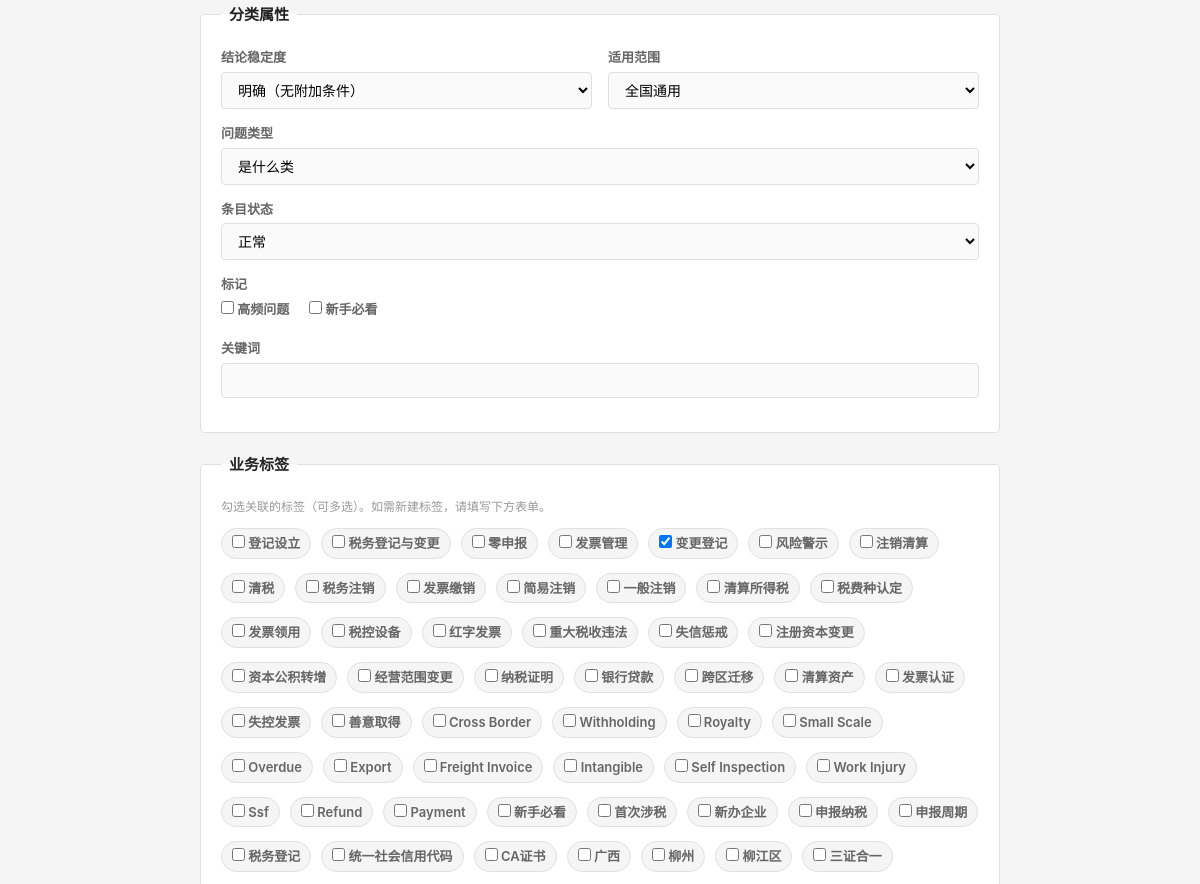
Before: /question/CHG-REG-001/edit (signed in, middle part) with the older database file.
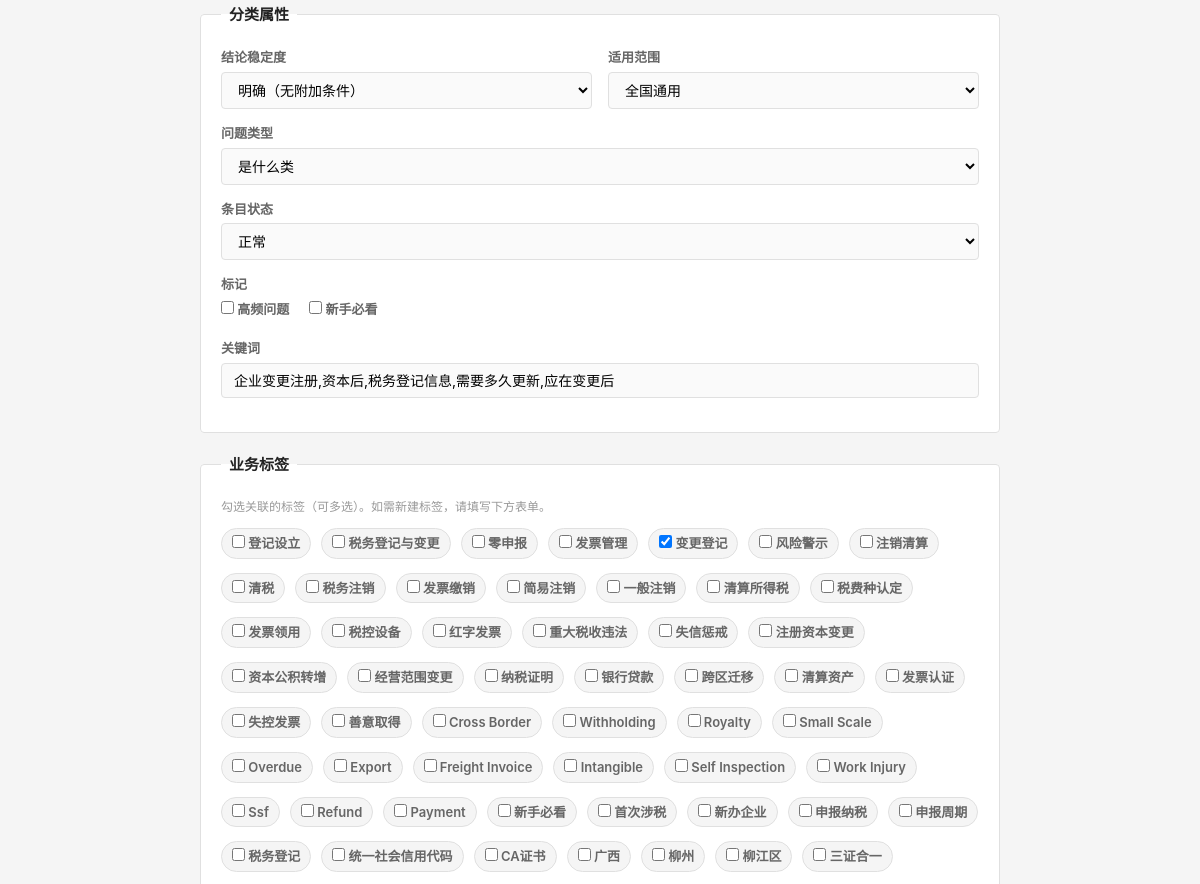
After: the same page with the newer database file.
### tables this page shows
CREATE TABLE question_master (
    id              INTEGER PRIMARY KEY AUTOINCREMENT,
    question_code   TEXT NOT NULL UNIQUE,
    question_title  TEXT NOT NULL,
    question_plain  TEXT NOT NULL,

    -- 分类
    stage_code      TEXT NOT NULL,
    module_code     TEXT NOT NULL,
    question_type   TEXT NOT NULL,

    -- 答案
    one_line_answer TEXT NOT NULL,
    detailed_answer TEXT,
    core_definition TEXT,

    -- 条件与边界
    applicable_conditions TEXT,
    exceptions_boundary   TEXT,

    -- 实务
    practical_steps TEXT,
    risk_warning    TEXT,

    -- 适用范围
    scope_level     TEXT NOT NULL DEFAULT 'scope_national',
    local_region    TEXT,

    -- 确定性
    answer_certainty TEXT NOT NULL DEFAULT 'certain_clear',

    -- 元数据
    keywords        TEXT,
    high_frequency_flag INTEGER NOT NULL DEFAULT 0,
    newbie_flag     INTEGER NOT NULL DEFAULT 0,

    -- 版本管理
    status          TEXT NOT NULL DEFAULT 'draft',
    version_no      INTEGER NOT NULL DEFAULT 1,

    -- 审计字段
    created_at      TEXT NOT NULL DEFAULT (datetime('now')),
    updated_at      TEXT NOT NULL DEFAULT (datetime('now'))
);

### backend/app.py (the view, shortened to what this page needs)
    @app.route('/question/<question_code>/edit', methods=['GET', 'POST'])
    @admin_required
    def edit_question(question_code):
        from services.question_service import QuestionService
        svc = QuestionService()
        detail = svc.get_question_detail(question_code)
        if not detail:
            return "问题不存在", 404
        stages = svc.get_stages()
        modules = svc.get_modules()
        all_tags = svc.get_all_tags()
        business_tags = [t for t in all_tags if t['tag_category'] == 'business']
        all_policies = svc.get_all_policies()
        return render_template('edit_question.html',
                               detail=detail, stages=stages, modules=modules,
                               all_tags=all_tags, business_tags=business_tags,
                               all_policies=all_policies)

### backend/services/question_service.py (called while the page is built)
    def _query(self, sql, params=None):
        conn = sqlite3.connect(self.db_path)
        conn.execute("PRAGMA foreign_keys = ON")
        conn.row_factory = sqlite3.Row
        cur = conn.cursor()
        if params:
            cur.execute(sql, params)
        else:
            cur.execute(sql)
        rows = cur.fetchall()
        conn.close()
        return [dict(r) for r in rows]

    def _query_one(self, sql, params=None):
        rows = self._query(sql, params)
        return rows[0] if rows else None

    def get_stages(self):
        return self._query("""
            SELECT tag_code, tag_name
            FROM tag_dict
            WHERE tag_category = 'stage'
            ORDER BY display_order
        """)

    def get_modules(self):
        return self._query("""
            SELECT tag_code, tag_name
            FROM tag_dict
            WHERE tag_category = 'module'
            ORDER BY display_order
        """)

    def get_all_tags(self):
        return self._query("""
            SELECT tag_code, tag_name, tag_category
            FROM tag_dict
            WHERE status = 'active'
            ORDER BY tag_category, display_order
        """)

### frontend/templates/edit_question.html (shortened to what this page needs)
{% extends "base.html" %}
{% block main %}
<form action="/question/{{ detail.question_code }}/edit" method="POST" class="question-form">
    <fieldset class="form-fieldset">
        <legend>分类属性</legend>
        <div class="form-row">
            <div class="form-group">
                <label for="answer_certainty">结论稳定度</label>
                <select name="answer_certainty" id="answer_certainty">
                    <option value="certain_clear" {% if detail.answer_certainty == 'certain_clear' %}selected{% endif %}>明确（无附加条件）</option>
                </select>
            </div>
            <div class="form-group">
                <label for="scope_level">适用范围</label>
                <select name="scope_level" id="scope_level">
                    <option value="scope_national" {% if detail.scope_level == 'scope_national' %}selected{% endif %}>全国通用</option>
                </select>
            </div>
        </div>
        <div class="form-group">
            <label for="question_type">问题类型</label>
                <select name="question_type" id="question_type">
                    <option value="type_what" {% if detail.question_type == 'type_what' %}selected{% endif %}>是什么类</option>
                </select>
        </div>
        <div class="form-group">
            <label for="status">条目状态</label>
                <select name="status" id="status">
                    <option value="active" {% if detail.status == 'active' %}selected{% endif %}>正常</option>
                </select>
        </div>
        <div class="form-group">
            <label>标记</label>
            <div class="checkbox-group">
                <label class="checkbox-label">
                    <input type="checkbox" name="high_frequency_flag" value="1" {% if detail.high_frequency_flag %}checked{% endif %}> 高频问题
                </label>
                <label class="checkbox-label">
                    <input type="checkbox" name="newbie_flag" value="1" {% if detail.newbie_flag %}checked{% endif %}> 新手必看
                </label>
            </div>
        </div>
        <div class="form-group">
            <label for="keywords">关键词</label>
            <input type="text" name="keywords" id="keywords" value="{{ detail.keywords or '' }}">
        </div>
    </fieldset>
    {% if business_tags %}
    {% set existing_tag_codes = [] %}
    {% for t in detail.tags %}
        {% set _ = existing_tag_codes.append(t.tag_code) %}
    {% endfor %}
    <fieldset class="form-fieldset">
        <legend>业务标签</legend>
        <p class="field-hint">勾选关联的标签（可多选）。如需新建标签，请填写下方表单。</p>
        <div class="tag-checkboxes">
            {% for t in business_tags %}
            <label class="checkbox-label tag-checkbox">
                <input type="checkbox" name="tags" value="{{ t.tag_code }}"{% if t.tag_code in existing_tag_codes %} checked{% endif %}> {{ t.tag_name }}
            </label>
            {% endfor %}
        </div>
    </fieldset>
    {% endif %}
        {% set existing_relations = [] %}
        {% if detail.relations %}
            {% for r in detail.relations %}
                {% set _ = existing_relations.append({'code': r.question_code, 'type': r.relation_type}) %}
            {% endfor %}
        {% endif %}
</form>
{% endblock %}

Changed rows visible on the page:
changed question_master "明确（无附加条件）": keywords (not shown) → "企业变更注册,资本后,税务登记信息,需要多久更新,应在变更后"
